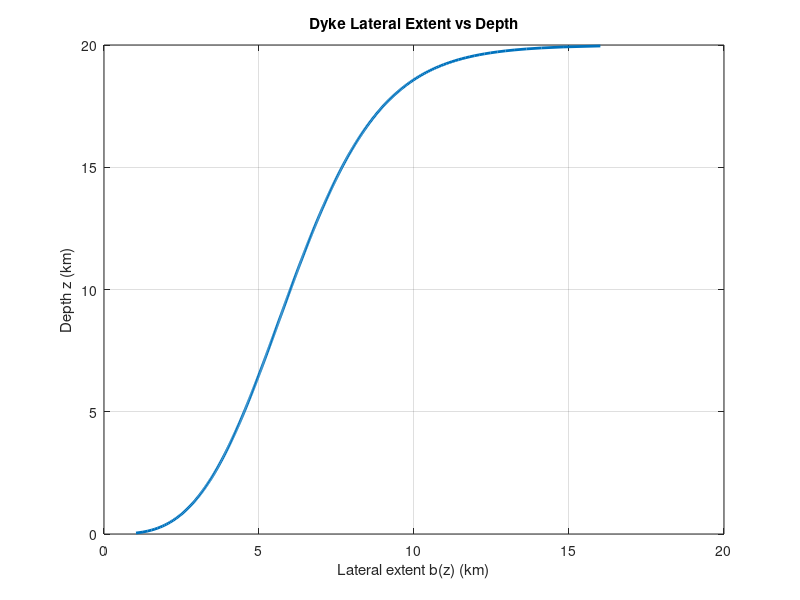
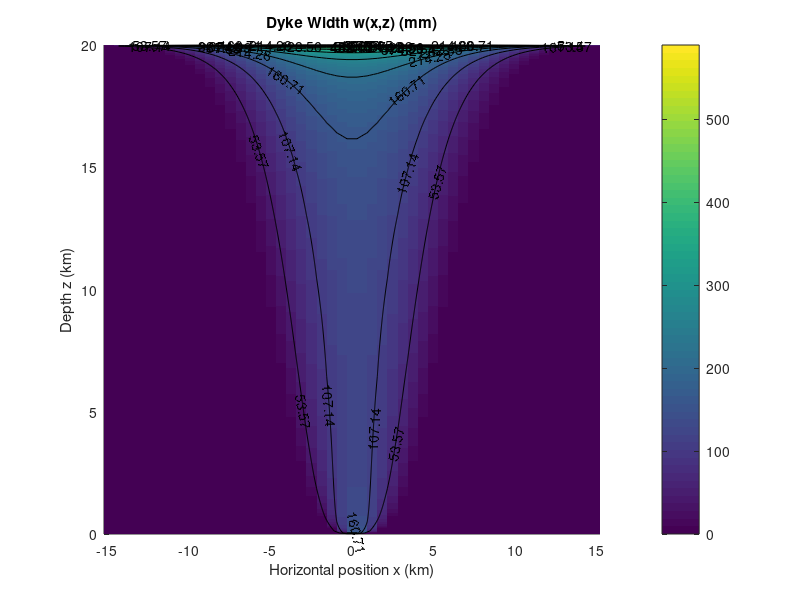
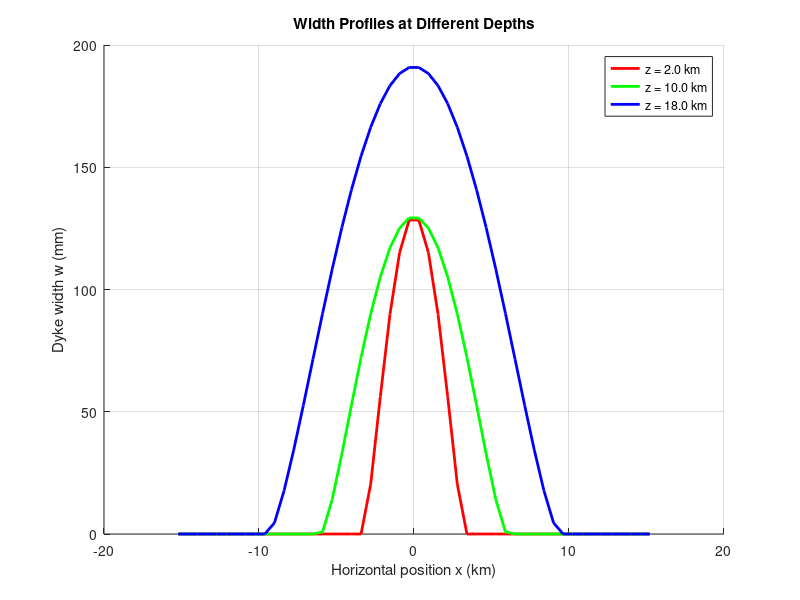

MATLAB code for these plots, in order:
% Script to calculate dyke width w(x,z) and lateral extent b(z) 
% Based on equations 20a and 20b from Lister (1991)
% "Steady solutions for feeder dykes in a density-stratified lithosphere"
% Lateral extent limited by viscous flow (Sec.3.4)

clear
close all

% Physical constants
g = 9.81;            % Gravitational acceleration (m/s^2)
eta = 100;           % Magma viscosity (Pa s)
m = 20e9;            % Elastic modulus = G/(1-v) where G is shear modulus (Pa)
q = 100;             % Volumetric flow rate (m^3/s)

% Density parameters
rho_s0 = 3000;       % Reference solid density at z=0 (kg/m^3) - goes to fluid at level of neutral bouy
rho_f = 2700;        % Fluid (magma) density (kg/m^3)
z_L = 20000;         % Level of neutral buoyancy (m)

%Calculations
drho_0 = rho_s0-rho_f;                     % Initial density difference at z=0 (kg/m^3)
R=drho_0/z_L; %Change in rock density with depth (kg/m^2)

% Calculate density difference profile
z_fine = linspace(0, z_L, 5000);  % Fine depth array for integration (m)
z = linspace(0, z_L, 500);        % Depth array for plotting (m)
drho_fine = drho_0 * (1 - z_fine/z_L);  % Linear decrease in density difference (fine grid)
drho = drho_0 * (1 - z/z_L);            % Linear decrease in density difference (plotting grid)

% Calculate z_hat (equation 18)
% z_hat(z) = ∫ [Δρ(0)/Δρ(ξ)]^(4/3) dξ
z_hat = zeros(size(z));
for i = 1:length(z)
    % Integration from 0 to z(i)
    idx = find(z_fine <= z(i));
    if ~isempty(idx)
        integrand = (drho_0./drho_fine(idx)).^(4/3);
        dz = diff(z_fine(idx([1, end]))) / (length(idx) - 1);
        z_hat(i) = sum(integrand) * dz;
    end
end

% Calculate lateral extent b(z) using equation 20b
% b(z) = 2.62((q*η*m^2)/(g*Δρ(0))^4)^(1/10) * ẑ^(1/10)
b = zeros(size(z));
for i = 1:length(z)
    b(i) = 2.62 * ((q*eta*m^3*z_hat(i)^3) / (g*drho_0)^4)^(1/10) ;
end
b(1)=nan;
b(end)=nan;

% Calculate width w(x,z) using equation 20a
% w(x,z) = 0.904(Δρ(0)/Δρ(z))^(1/3) * ((q^3*η^3)/(m*(g*Δρ(0))^2*ẑ^2))^(1/10) * (1-(x/b)^2)^(3/2)
x = linspace(-nanmax(b)*0.95, nanmax(b)*0.95, 50);  % Avoid exact boundaries for numerical stability
[X, Z] = meshgrid(x, z);
W = zeros(size(X));

for i = 1:length(z)
    for j = 1:length(x)
        if abs(x(j)) < b(i)  % Stay within lateral extent
            W(i,j) = 0.904 .* (drho_0/drho(i)).^(1/3) * ...
                    ((q^3*eta^3)/(m*(g*drho_0)^2*z_hat(i)))^(1/10) .* ...
                    (1 - (x(j).^2./b(i).^2)).^(3/2);
        end
    end
end

% Plot results
figure(1)
plot(b/1000, z/1000, 'LineWidth', 2)
%set(gca, 'YDir', 'reverse')  % Invert y-axis to show depth increasing downward
xlabel('Lateral extent b(z) (km)')
ylabel('Depth z (km)')
title('Dyke Lateral Extent vs Depth')
grid on

figure(2);hold on
h=pcolor(X/1000, Z/1000, W*1000) ; % Convert to km and mm
shading flat;%remove edges
contour(X/1000, Z/1000, W*1000,'k','ShowText','on')
%set(gca, 'YDir', 'reverse')  % Invert y-axis to show depth increasing downward
colorbar
xlabel('Horizontal position x (km)')
ylabel('Depth z (km)')
title('Dyke Width w(x,z) (mm)')

% Plot width profile at different depths
figure(3)
depths_to_plot = [0.1, 0.5, 0.9] * z_L;  % Plot at 10%, 50%, and 90% of the LNB depth
colors = {'r-', 'g-', 'b-'};
legend_entries = cell(length(depths_to_plot), 1);

hold on
for i = 1:length(depths_to_plot)
    depth_idx = find(abs(z - depths_to_plot(i)) == min(abs(z - depths_to_plot(i))), 1);
    plot(x/1000, W(depth_idx,:)*1000, colors{i}, 'LineWidth', 2)
    legend_entries{i} = sprintf('z = %.1f km', z(depth_idx)/1000);
end
hold off
xlabel('Horizontal position x (km)')
ylabel('Dyke width w (mm)')
title('Width Profiles at Different Depths')
legend(legend_entries)
grid on

% Print key values
fprintf('Maximum lateral extent: %.2f km\n', max(b)/1000)
fprintf('Width at center (x=0), z=0: %.2f mm\n', W(1, ceil(length(x)/2))*1000)
fprintf('Width at center (x=0), z=%.1f km (near LNB): %.2f mm\n', ...
        z(end)/1000, W(end, ceil(length(x)/2))*1000)
        
% Show analytical expressions
fprintf('\nAnalytical expressions from the paper:\n')
fprintf('Equation 20a: w(x,z) = 0.904(Δρ(0)/Δρ(z))^(1/3) * ((q^3*η^3)/(m*(g*Δρ(0))^2*ẑ^2))^(1/10) * (1-(x/b)^2)^(3/2)\n')
fprintf('Equation 20b: b(z) = 2.62((q*η*m^2)/(g*Δρ(0))^4)^(1/10) * ẑ^(1/10)\n')
fprintf('Where ẑ(z) = ∫[Δρ(0)/Δρ(ξ)]^(4/3) dξ\n')